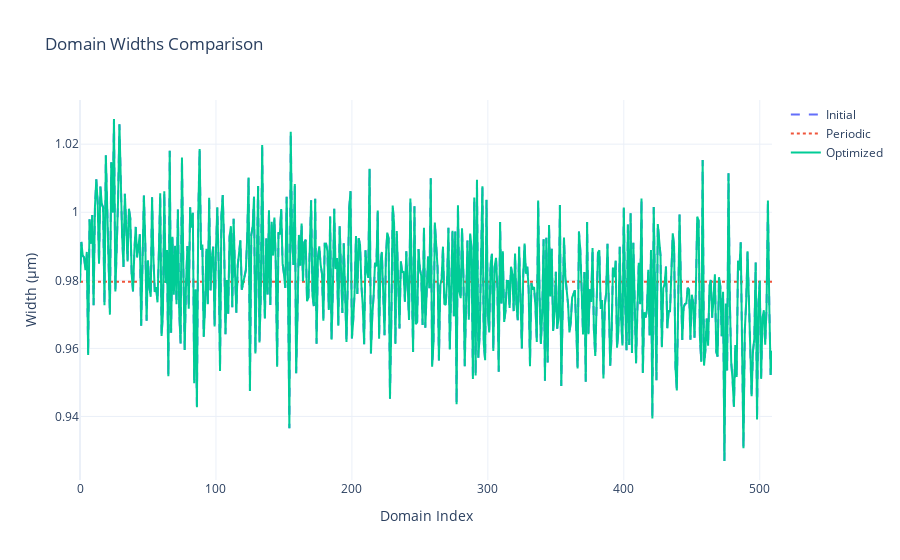
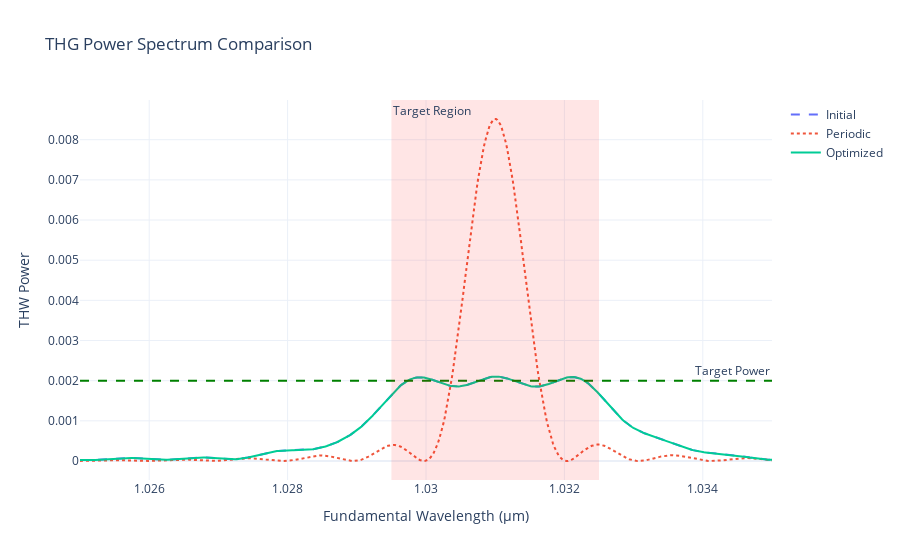
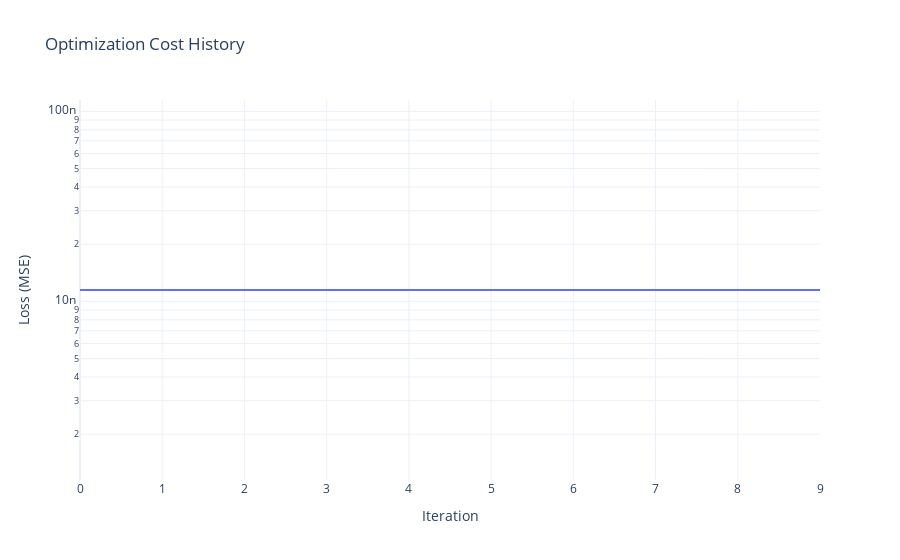

These figures' notebook cell, in order:
### Code cell
# 3. Visualize optimization results
print("4. Visualizing optimization results...")
plot_domain_widths(initial_widths, optimized_widths, periodic_widths)
plot_thw_power_spectrum(initial_widths, optimized_widths, periodic_widths, sim_params, config)
plot_cost_history(loss_history)

### Figure 1 — Plotly figure (JSON) as saved in the notebook; plotly's stock layout.template omitted (floating-point values rounded to 4 significant figures; data arrays with more than 128 entries replaced by an {"elided": "..."} marker saying what was removed)
{"data": [{"line": {"dash": "dash"}, "mode": "lines", "name": "Initial", "type": "scatter", "y": {"elided": "510 float values"}}, {"line": {"dash": "dot"}, "mode": "lines", "name": "Periodic", "type": "scatter", "y": {"elided": "510 float values"}}, {"mode": "lines", "name": "Optimized", "type": "scatter", "y": {"elided": "510 float values"}}], "layout": {"title": {"text": "Domain Widths Comparison"}, "xaxis": {"title": {"text": "Domain Index"}}, "yaxis": {"title": {"text": "Width (μm)"}}}}

### Figure 2 — Plotly figure (JSON) as saved in the notebook; plotly's stock layout.template omitted (floating-point values rounded to 4 significant figures; data arrays with more than 128 entries replaced by an {"elided": "..."} marker saying what was removed)
{"data": [{"line": {"dash": "dash"}, "mode": "lines", "name": "Initial", "type": "scatter", "x": {"elided": "500 float values"}, "y": {"elided": "500 float values"}}, {"line": {"dash": "dot"}, "mode": "lines", "name": "Periodic", "type": "scatter", "x": {"elided": "500 float values"}, "y": {"elided": "500 float values"}}, {"mode": "lines", "name": "Optimized", "type": "scatter", "x": {"elided": "500 float values"}, "y": {"elided": "500 float values"}}], "layout": {"annotations": [{"showarrow": false, "text": "Target Power", "x": 1, "xanchor": "right", "xref": "x domain", "y": 0.002, "yanchor": "bottom", "yref": "y"}, {"showarrow": false, "text": "Target Region", "x": 1.029, "xanchor": "left", "xref": "x", "y": 1, "yanchor": "top", "yref": "y domain"}], "shapes": [{"line": {"color": "green", "dash": "dash", "width": 2}, "type": "line", "x0": 0, "x1": 1, "xref": "x domain", "y0": 0.002, "y1": 0.002, "yref": "y"}, {"fillcolor": "red", "line": {"width": 0}, "opacity": 0.1, "type": "rect", "x0": 1.029, "x1": 1.032, "xref": "x", "y0": 0, "y1": 1, "yref": "y domain"}], "title": {"text": "THG Power Spectrum Comparison"}, "xaxis": {"title": {"text": "Fundamental Wavelength (μm)"}}, "yaxis": {"title": {"text": "THW Power"}}}}

### Figure 3 — Plotly figure (JSON) as saved in the notebook; plotly's stock layout.template omitted (floating-point values rounded to 4 significant figures)
{"data": [{"mode": "lines", "name": "Loss", "type": "scatter", "y": [1.148e-08, 1.148e-08, 1.148e-08, 1.148e-08, 1.148e-08, 1.148e-08, 1.148e-08, 1.148e-08, 1.148e-08, 1.148e-08]}], "layout": {"title": {"text": "Optimization Cost History"}, "xaxis": {"title": {"text": "Iteration"}}, "yaxis": {"title": {"text": "Loss (MSE)"}, "type": "log"}}}
